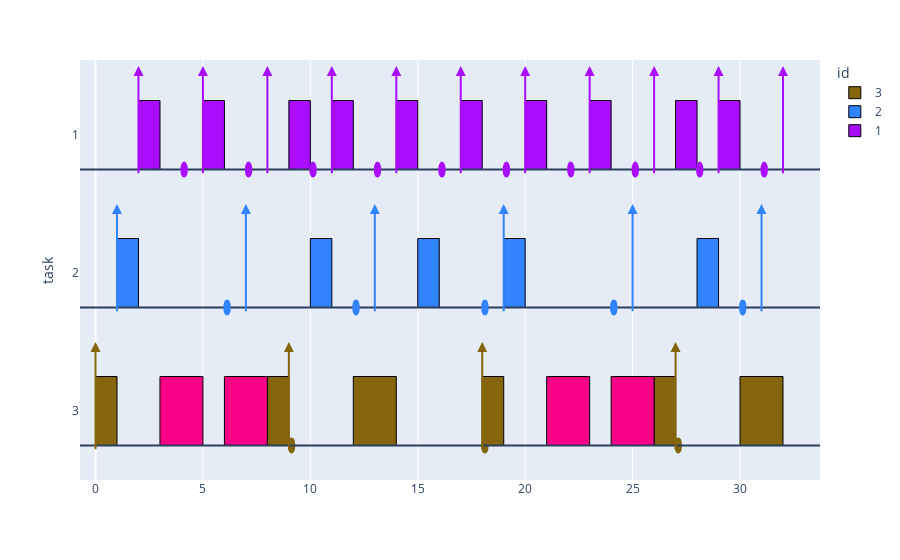

The cell this chart's notebook holds for it:
### Code cell
fig_gantt = px.timeline(df_traces, x_start='start', x_end='end', y='task', 
                        color='id', color_discrete_sequence=COLORS)
fig_gantt.update_traces(marker=dict(line_color='black', line_width=1))
    
y_offset = -0.25
def plot_events_gantt(i, ticks, for_deadlines=False):
    y = n - (i + 1) + y_offset
    for t in ticks:
        if for_deadlines:
            fig_gantt.add_shape(type='circle', x0=t, y0=(y - 0.05), x1=(t + 0.25), y1=(y + 0.05), 
                                xref='x', yref='y', 
                                line_color=COLORS[i], fillcolor=COLORS[i])
        else:
            fig_gantt.add_annotation(x=t, y=(y + 0.75), ax=t, ay=(y - 0.1), 
                                    axref='x', ayref='y',
                                    showarrow=True, arrowhead=2, arrowwidth=2, arrowcolor=COLORS[i])

def plot_task_events_gantt(i, task, H, for_deadlines=False, size=None):
    if size is None:
        size = H
    n_repeats = (size // H) + 1

    ticks = get_ticks(task, H, for_deadlines=for_deadlines, n_repeats=n_repeats)
    ticks = ticks[ ticks <= size]
    plot_events_gantt(i, ticks, for_deadlines)

for data in fig_gantt.data:
    data.width = 0.5
    filtered = df_traces['id'] == data.name

    if data.name == '0':
        data.showlegend = False

    data.base = df_traces[filtered]['start'].tolist()
    data.x = df_traces[filtered]['dt'].tolist()
    data.y = df_traces[filtered]['task'].tolist()

    i = int(data.name) - 1
    data.marker.color = COLORS[i]

    if i == -1:
        continue

    # Add datum lines
    fig_gantt.add_hline(y=(i + y_offset) )
    
    # Add events
    plot_task_events_gantt(i, tasks[i], H, size=traces.size)
    plot_task_events_gantt(i, tasks[i], H, for_deadlines=True, size=traces.size)

fig_gantt.update_xaxes(type='linear')
fig_gantt.update_yaxes(type='category', categoryorder='category descending')
fig_gantt.show()

### Figure 1 — Plotly figure (JSON) as saved in the notebook; plotly's stock layout.template omitted (floating-point values rounded to 4 significant figures)
{"data": [{"alignmentgroup": "True", "base": [0, 8, 12, 18, 26, 30], "hovertemplate": "id=3<br>start=%{base}<br>end=%{x}<br>task=%{y}<extra></extra>", "legendgroup": "3", "marker": {"color": "#85660D", "line": {"color": "black", "width": 1}}, "name": "3", "offsetgroup": "3", "orientation": "h", "showlegend": true, "textposition": "auto", "type": "bar", "width": 0.5, "x": [1, 1, 2, 1, 1, 2], "xaxis": "x", "y": [3, 3, 3, 3, 3, 3], "yaxis": "y"}, {"alignmentgroup": "True", "base": [1, 10, 15, 19, 28], "hovertemplate": "id=2<br>start=%{base}<br>end=%{x}<br>task=%{y}<extra></extra>", "legendgroup": "2", "marker": {"color": "#3283FE", "line": {"color": "black", "width": 1}}, "name": "2", "offsetgroup": "2", "orientation": "h", "showlegend": true, "textposition": "auto", "type": "bar", "width": 0.5, "x": [1, 1, 1, 1, 1], "xaxis": "x", "y": [2, 2, 2, 2, 2], "yaxis": "y"}, {"alignmentgroup": "True", "base": [2, 5, 9, 11, 14, 17, 20, 23, 27, 29], "hovertemplate": "id=1<br>start=%{base}<br>end=%{x}<br>task=%{y}<extra></extra>", "legendgroup": "1", "marker": {"color": "#AA0DFE", "line": {"color": "black", "width": 1}}, "name": "1", "offsetgroup": "1", "orientation": "h", "showlegend": true, "textposition": "auto", "type": "bar", "width": 0.5, "x": [1, 1, 1, 1, 1, 1, 1, 1, 1, 1], "xaxis": "x", "y": [1, 1, 1, 1, 1, 1, 1, 1, 1, 1], "yaxis": "y"}, {"alignmentgroup": "True", "base": [3, 6, 21, 24], "hovertemplate": "id=0<br>start=%{base}<br>end=%{x}<br>task=%{y}<extra></extra>", "legendgroup": "0", "marker": {"color": "#FA0087", "line": {"color": "black", "width": 1}}, "name": "0", "offsetgroup": "0", "orientation": "h", "showlegend": false, "textposition": "auto", "type": "bar", "width": 0.5, "x": [2, 2, 2, 2], "xaxis": "x", "y": [3, 3, 3, 3], "yaxis": "y"}], "layout": {"annotations": [{"arrowcolor": "#85660D", "arrowhead": 2, "arrowwidth": 2, "ax": 0, "axref": "x", "ay": -0.35, "ayref": "y", "showarrow": true, "x": 0, "y": 0.5}, {"arrowcolor": "#85660D", "arrowhead": 2, "arrowwidth": 2, "ax": 9, "axref": "x", "ay": -0.35, "ayref": "y", "showarrow": true, "x": 9, "y": 0.5}, {"arrowcolor": "#85660D", "arrowhead": 2, "arrowwidth": 2, "ax": 18, "axref": "x", "ay": -0.35, "ayref": "y", "showarrow": true, "x": 18, "y": 0.5}, {"arrowcolor": "#85660D", "arrowhead": 2, "arrowwidth": 2, "ax": 27, "axref": "x", "ay": -0.35, "ayref": "y", "showarrow": true, "x": 27, "y": 0.5}, {"arrowcolor": "#3283FE", "arrowhead": 2, "arrowwidth": 2, "ax": 1, "axref": "x", "ay": 0.65, "ayref": "y", "showarrow": true, "x": 1, "y": 1.5}, {"arrowcolor": "#3283FE", "arrowhead": 2, "arrowwidth": 2, "ax": 7, "axref": "x", "ay": 0.65, "ayref": "y", "showarrow": true, "x": 7, "y": 1.5}, {"arrowcolor": "#3283FE", "arrowhead": 2, "arrowwidth": 2, "ax": 13, "axref": "x", "ay": 0.65, "ayref": "y", "showarrow": true, "x": 13, "y": 1.5}, {"arrowcolor": "#3283FE", "arrowhead": 2, "arrowwidth": 2, "ax": 19, "axref": "x", "ay": 0.65, "ayref": "y", "showarrow": true, "x": 19, "y": 1.5}, {"arrowcolor": "#3283FE", "arrowhead": 2, "arrowwidth": 2, "ax": 25, "axref": "x", "ay": 0.65, "ayref": "y", "showarrow": true, "x": 25, "y": 1.5}, {"arrowcolor": "#3283FE", "arrowhead": 2, "arrowwidth": 2, "ax": 31, "axref": "x", "ay": 0.65, "ayref": "y", "showarrow": true, "x": 31, "y": 1.5}, {"arrowcolor": "#AA0DFE", "arrowhead": 2, "arrowwidth": 2, "ax": 2, "axref": "x", "ay": 1.65, "ayref": "y", "showarrow": true, "x": 2, "y": 2.5}, {"arrowcolor": "#AA0DFE", "arrowhead": 2, "arrowwidth": 2, "ax": 5, "axref": "x", "ay": 1.65, "ayref": "y", "showarrow": true, "x": 5, "y": 2.5}, {"arrowcolor": "#AA0DFE", "arrowhead": 2, "arrowwidth": 2, "ax": 8, "axref": "x", "ay": 1.65, "ayref": "y", "showarrow": true, "x": 8, "y": 2.5}, {"arrowcolor": "#AA0DFE", "arrowhead": 2, "arrowwidth": 2, "ax": 11, "axref": "x", "ay": 1.65, "ayref": "y", "showarrow": true, "x": 11, "y": 2.5}, {"arrowcolor": "#AA0DFE", "arrowhead": 2, "arrowwidth": 2, "ax": 14, "axref": "x", "ay": 1.65, "ayref": "y", "showarrow": true, "x": 14, "y": 2.5}, {"arrowcolor": "#AA0DFE", "arrowhead": 2, "arrowwidth": 2, "ax": 17, "axref": "x", "ay": 1.65, "ayref": "y", "showarrow": true, "x": 17, "y": 2.5}, {"arrowcolor": "#AA0DFE", "arrowhead": 2, "arrowwidth": 2, "ax": 20, "axref": "x", "ay": 1.65, "ayref": "y", "showarrow": true, "x": 20, "y": 2.5}, {"arrowcolor": "#AA0DFE", "arrowhead": 2, "arrowwidth": 2, "ax": 23, "axref": "x", "ay": 1.65, "ayref": "y", "showarrow": true, "x": 23, "y": 2.5}, {"arrowcolor": "#AA0DFE", "arrowhead": 2, "arrowwidth": 2, "ax": 26, "axref": "x", "ay": 1.65, "ayref": "y", "showarrow": true, "x": 26, "y": 2.5}, {"arrowcolor": "#AA0DFE", "arrowhead": 2, "arrowwidth": 2, "ax": 29, "axref": "x", "ay": 1.65, "ayref": "y", "showarrow": true, "x": 29, "y": 2.5}, {"arrowcolor": "#AA0DFE", "arrowhead": 2, "arrowwidth": 2, "ax": 32, "axref": "x", "ay": 1.65, "ayref": "y", "showarrow": true, "x": 32, "y": 2.5}], "barmode": "overlay", "legend": {"title": {"text": "id"}, "tracegroupgap": 0}, "margin": {"t": 60}, "shapes": [{"type": "line", "x0": 0, "x1": 1, "xref": "x domain", "y0": 1.75, "y1": 1.75, "yref": "y"}, {"fillcolor": "#85660D", "line": {"color": "#85660D"}, "type": "circle", "x0": 9, "x1": 9.25, "xref": "x", "y0": -0.3, "y1": -0.2, "yref": "y"}, {"fillcolor": "#85660D", "line": {"color": "#85660D"}, "type": "circle", "x0": 18, "x1": 18.25, "xref": "x", "y0": -0.3, "y1": -0.2, "yref": "y"}, {"fillcolor": "#85660D", "line": {"color": "#85660D"}, "type": "circle", "x0": 27, "x1": 27.25, "xref": "x", "y0": -0.3, "y1": -0.2, "yref": "y"}, {"type": "line", "x0": 0, "x1": 1, "xref": "x domain", "y0": 0.75, "y1": 0.75, "yref": "y"}, {"fillcolor": "#3283FE", "line": {"color": "#3283FE"}, "type": "circle", "x0": 6, "x1": 6.25, "xref": "x", "y0": 0.7, "y1": 0.8, "yref": "y"}, {"fillcolor": "#3283FE", "line": {"color": "#3283FE"}, "type": "circle", "x0": 12, "x1": 12.25, "xref": "x", "y0": 0.7, "y1": 0.8, "yref": "y"}, {"fillcolor": "#3283FE", "line": {"color": "#3283FE"}, "type": "circle", "x0": 18, "x1": 18.25, "xref": "x", "y0": 0.7, "y1": 0.8, "yref": "y"}, {"fillcolor": "#3283FE", "line": {"color": "#3283FE"}, "type": "circle", "x0": 24, "x1": 24.25, "xref": "x", "y0": 0.7, "y1": 0.8, "yref": "y"}, {"fillcolor": "#3283FE", "line": {"color": "#3283FE"}, "type": "circle", "x0": 30, "x1": 30.25, "xref": "x", "y0": 0.7, "y1": 0.8, "yref": "y"}, {"type": "line", "x0": 0, "x1": 1, "xref": "x domain", "y0": -0.25, "y1": -0.25, "yref": "y"}, {"fillcolor": "#AA0DFE", "line": {"color": "#AA0DFE"}, "type": "circle", "x0": 4, "x1": 4.25, "xref": "x", "y0": 1.7, "y1": 1.8, "yref": "y"}, {"fillcolor": "#AA0DFE", "line": {"color": "#AA0DFE"}, "type": "circle", "x0": 7, "x1": 7.25, "xref": "x", "y0": 1.7, "y1": 1.8, "yref": "y"}, {"fillcolor": "#AA0DFE", "line": {"color": "#AA0DFE"}, "type": "circle", "x0": 10, "x1": 10.25, "xref": "x", "y0": 1.7, "y1": 1.8, "yref": "y"}, {"fillcolor": "#AA0DFE", "line": {"color": "#AA0DFE"}, "type": "circle", "x0": 13, "x1": 13.25, "xref": "x", "y0": 1.7, "y1": 1.8, "yref": "y"}, {"fillcolor": "#AA0DFE", "line": {"color": "#AA0DFE"}, "type": "circle", "x0": 16, "x1": 16.25, "xref": "x", "y0": 1.7, "y1": 1.8, "yref": "y"}, {"fillcolor": "#AA0DFE", "line": {"color": "#AA0DFE"}, "type": "circle", "x0": 19, "x1": 19.25, "xref": "x", "y0": 1.7, "y1": 1.8, "yref": "y"}, {"fillcolor": "#AA0DFE", "line": {"color": "#AA0DFE"}, "type": "circle", "x0": 22, "x1": 22.25, "xref": "x", "y0": 1.7, "y1": 1.8, "yref": "y"}, {"fillcolor": "#AA0DFE", "line": {"color": "#AA0DFE"}, "type": "circle", "x0": 25, "x1": 25.25, "xref": "x", "y0": 1.7, "y1": 1.8, "yref": "y"}, {"fillcolor": "#AA0DFE", "line": {"color": "#AA0DFE"}, "type": "circle", "x0": 28, "x1": 28.25, "xref": "x", "y0": 1.7, "y1": 1.8, "yref": "y"}, {"fillcolor": "#AA0DFE", "line": {"color": "#AA0DFE"}, "type": "circle", "x0": 31, "x1": 31.25, "xref": "x", "y0": 1.7, "y1": 1.8, "yref": "y"}], "xaxis": {"anchor": "y", "domain": [0, 1], "type": "linear"}, "yaxis": {"anchor": "x", "categoryorder": "category descending", "domain": [0, 1], "title": {"text": "task"}, "type": "category"}}}
